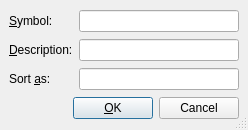
<ui version="4.0" >
 <author></author>
 <comment></comment>
 <exportmacro></exportmacro>
 <class>QNomenclUi</class>
 <widget class="QDialog" name="QNomenclUi" >
  <property name="geometry" >
   <rect>
    <x>0</x>
    <y>0</y>
    <width>248</width>
    <height>130</height>
   </rect>
  </property>
  <property name="windowTitle" >
   <string/>
  </property>
  <property name="sizeGripEnabled" >
   <bool>true</bool>
  </property>
  <layout class="QGridLayout" >
   <property name="margin" >
    <number>9</number>
   </property>
   <property name="spacing" >
    <number>6</number>
   </property>
   <item row="2" column="1" >
    <widget class="QLineEdit" name="prefixED" />
   </item>
   <item row="1" column="1" >
    <widget class="QLineEdit" name="descrED" />
   </item>
   <item row="2" column="0" >
    <widget class="QLabel" name="prefixLA" >
     <property name="text" >
      <string>Sort &amp;as:</string>
     </property>
     <property name="buddy" >
      <cstring>prefixED</cstring>
     </property>
    </widget>
   </item>
   <item row="1" column="0" >
    <widget class="QLabel" name="descrLA" >
     <property name="text" >
      <string>&amp;Description:</string>
     </property>
     <property name="buddy" >
      <cstring>descrED</cstring>
     </property>
    </widget>
   </item>
   <item row="0" column="0" >
    <widget class="QLabel" name="symbolLA" >
     <property name="text" >
      <string>&amp;Symbol:</string>
     </property>
     <property name="buddy" >
      <cstring>symbolED</cstring>
     </property>
    </widget>
   </item>
   <item row="0" column="1" >
    <widget class="QLineEdit" name="symbolED" >
     <property name="toolTip" >
      <string/>
     </property>
    </widget>
   </item>
   <item row="3" column="0" colspan="2" >
    <layout class="QHBoxLayout" >
     <property name="margin" >
      <number>0</number>
     </property>
     <property name="spacing" >
      <number>6</number>
     </property>
     <item>
      <spacer>
       <property name="orientation" >
        <enum>Qt::Horizontal</enum>
       </property>
       <property name="sizeType" >
        <enum>QSizePolicy::Expanding</enum>
       </property>
       <property name="sizeHint" >
        <size>
         <width>20</width>
         <height>20</height>
        </size>
       </property>
      </spacer>
     </item>
     <item>
      <widget class="QPushButton" name="okPB" >
       <property name="text" >
        <string>&amp;OK</string>
       </property>
       <property name="shortcut" >
        <string>Alt+O</string>
       </property>
       <property name="default" >
        <bool>true</bool>
       </property>
      </widget>
     </item>
     <item>
      <widget class="QPushButton" name="closePB" >
       <property name="text" >
        <string>Cancel</string>
       </property>
      </widget>
     </item>
    </layout>
   </item>
  </layout>
 </widget>
 <layoutdefault spacing="6" margin="11" />
 <pixmapfunction></pixmapfunction>
 <includes>
  <include location="local" >qt_helpers.h</include>
 </includes>
 <resources/>
 <connections/>
</ui>
